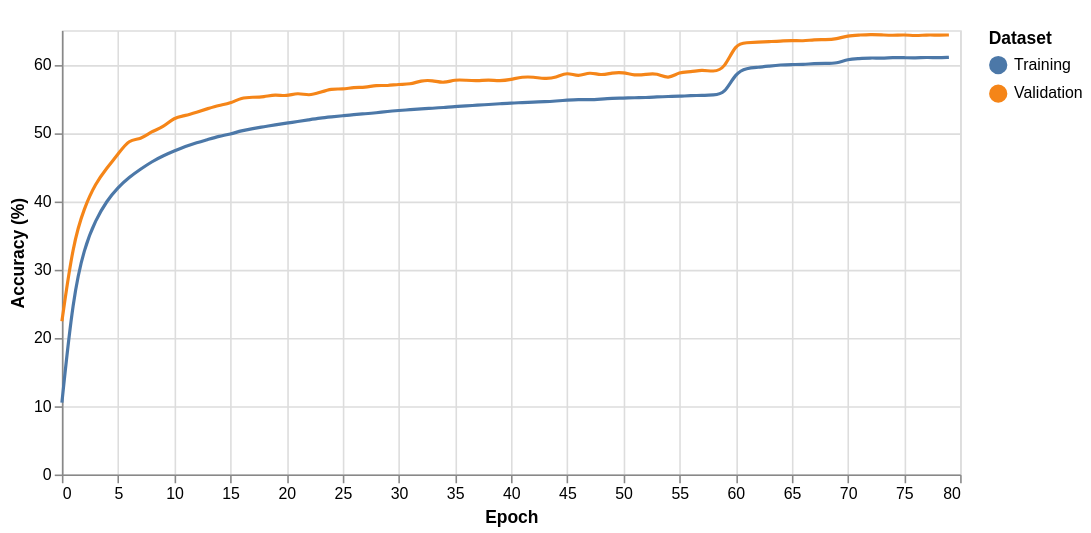

Write the Vega-Lite specification saved for this chart.
### Vega-Lite specification from a JSON file in a GitHub repository (floating-point values rounded to 4 significant figures; data arrays with more than 128 entries replaced by an {"elided": "..."} marker saying what was removed)
{"config": {"view": {"width": 400, "height": 300}, "mark": {"tooltip": null}}, "layer": [{"mark": {"type": "line", "interpolate": "basis"}, "encoding": {"color": {"type": "nominal", "field": "label", "title": "Dataset"}, "x": {"type": "quantitative", "field": "Step", "title": "Epoch"}, "y": {"type": "quantitative", "field": "Value", "title": "Accuracy (%)"}}}, {"mark": "point", "encoding": {"opacity": {"value": 0}, "x": {"type": "quantitative", "field": "Step"}}, "selection": {"selector001": {"type": "single", "nearest": true, "on": "mouseover", "fields": ["Step"], "empty": "none"}}}, {"mark": "point", "encoding": {"color": {"type": "nominal", "field": "label", "title": "Dataset"}, "opacity": {"value": 0, "condition": {"value": 1, "selection": "selector001"}}, "x": {"type": "quantitative", "field": "Step", "title": "Epoch"}, "y": {"type": "quantitative", "field": "Value", "title": "Accuracy (%)"}}}, {"mark": {"type": "rule", "color": "gray"}, "encoding": {"x": {"type": "quantitative", "field": "Step"}}, "transform": [{"filter": {"selection": "selector001"}}]}, {"mark": {"type": "text", "align": "left", "dx": 5, "dy": -10}, "encoding": {"color": {"type": "nominal", "field": "label", "title": "Dataset"}, "text": {"value": " ", "condition": {"type": "quantitative", "field": "Value", "selection": "selector001"}}, "x": {"type": "quantitative", "field": "Step", "title": "Epoch"}, "y": {"type": "quantitative", "field": "Value", "title": "Accuracy (%)"}}}], "data": {"name": "data-212b4f94e4f521b4d08cb8932a1ce24a"}, "height": 280, "width": 566, "$schema": "https://vega.github.io/schema/vega-lite/v3.3.0.json", "datasets": {"data-212b4f94e4f521b4d08cb8932a1ce24a": {"elided": "160 records"}}}
